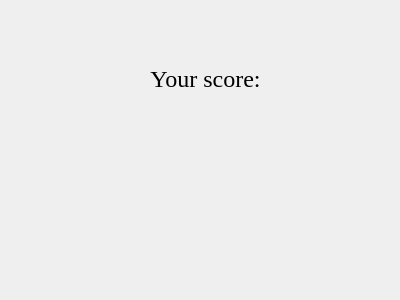
<?xml version="1.0" encoding="UTF-8"?>
<ui version="4.0">
 <class>Results1</class>
 <widget class="QDialog" name="Results1">
  <property name="geometry">
   <rect>
    <x>0</x>
    <y>0</y>
    <width>400</width>
    <height>300</height>
   </rect>
  </property>
  <property name="windowTitle">
   <string>Santa Game</string>
  </property>
  <property name="windowIcon">
   <iconset>
    <normaloff>icon.png</normaloff>icon.png</iconset>
  </property>
  <widget class="QWidget" name="">
   <property name="geometry">
    <rect>
     <x>100</x>
     <y>50</y>
     <width>211</width>
     <height>121</height>
    </rect>
   </property>
   <layout class="QVBoxLayout" name="verticalLayout_2">
    <item>
     <layout class="QVBoxLayout" name="verticalLayout">
      <item>
       <widget class="QLabel" name="label">
        <property name="font">
         <font>
          <family>Times New Roman</family>
          <pointsize>18</pointsize>
         </font>
        </property>
        <property name="text">
         <string>Your score:</string>
        </property>
        <property name="alignment">
         <set>Qt::AlignCenter</set>
        </property>
       </widget>
      </item>
     </layout>
    </item>
    <item>
     <widget class="QLabel" name="label_2">
      <property name="font">
       <font>
        <family>Times New Roman</family>
        <pointsize>18</pointsize>
       </font>
      </property>
      <property name="text">
       <string/>
      </property>
      <property name="alignment">
       <set>Qt::AlignCenter</set>
      </property>
     </widget>
    </item>
   </layout>
  </widget>
  <zorder>label</zorder>
  <zorder>label</zorder>
  <zorder>label</zorder>
  <zorder>label_2</zorder>
 </widget>
 <resources/>
 <connections/>
</ui>
